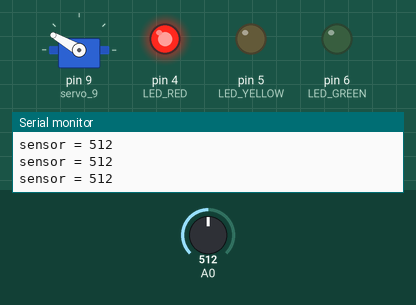
Recording of a sketch running on a simulated Arduino Uno, built with avr-gcc and run on an emulated ATmega328P. Shown: servo, output pins drawn as LEDs (lit = HIGH), the last lines printed to the serial monitor. Inputs (shaded band) come from the test bench; at power-on: A0 = 512.

Above: at 1.2 s.
1.3 s: A0 set to 29
2.8 s: A0 set to 22
At 3.6 s:
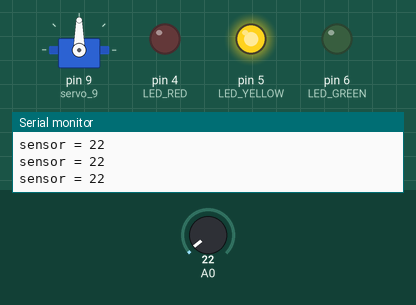
4.3 s: A0 set to 5
At 4.7 s:
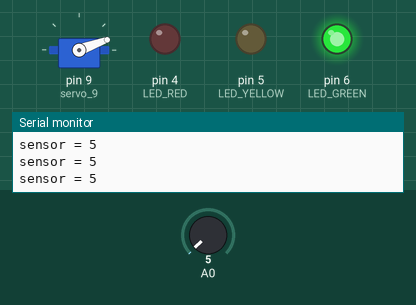
5.8 s: A0 set to 24
At 7.0 s:
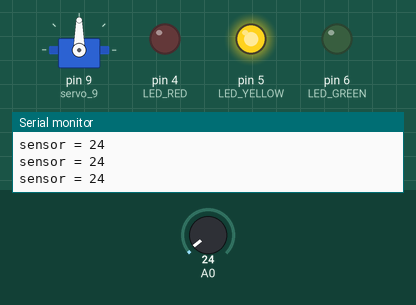
7.3 s: A0 set to 0
At 8.1 s:
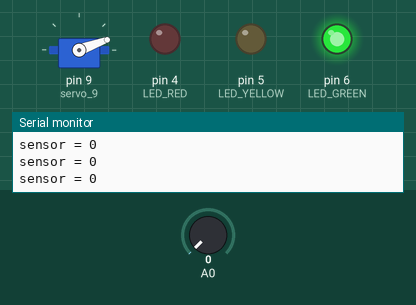
Timing chart, 0 to 9.8 s (numbered marks = the images above; inputs shaded):
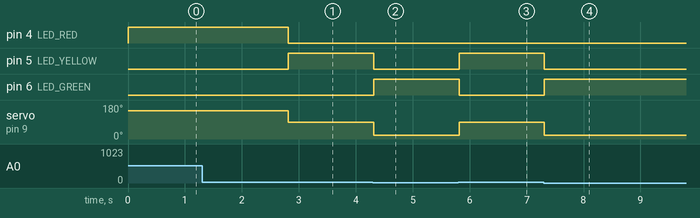

The sketch:

Projekt_13-Servo_Motor-ovn1.ino
```cpp
/*************************************************************************
* Projekt 13 - Servo motor övn1
*
* Fototransistor som är ljusberoende styr och kontrollerar både servo-motor
* och lysdioderna.
* Ja, det blir en simulering av en kontroll lampa för stranden.
**************************************************************************/

// bibliotek <Servo.h> används för att styra med dess funktioner servo-motor.
#include <Servo.h>

// med den här objekt kommer man att kunna anropa en del funktioner från Servo.h
Servo servo_9;

const int LED_GREEN = 6;
const int LED_YELLOW = 5;
const int LED_RED = 4;

void setup()
{
  Serial.begin(9600);

  servo_9.attach(9);

  pinMode(LED_GREEN, OUTPUT);
  pinMode(LED_YELLOW, OUTPUT);
  pinMode(LED_RED, OUTPUT);
}

void loop()
{
  int sensor = analogRead(A0);

  // visar värdet på sensorn på monitor(konsol-fönstret).
  Serial.print("sensor = ");
  Serial.println(sensor);

  // om sensoren är mindre än 15 tänds den gröna lysdioden och motor roterar 20 grader.
  if(sensor < 15 ) // låg
  {
    digitalWrite(LED_GREEN, HIGH);
    digitalWrite(LED_YELLOW, LOW);
    digitalWrite(LED_RED, LOW);
    servo_9.write(20);
    delay(10);
  }

  // om sensoren är större än 14 och mindre än 26, tänds den gula lysdioden och motor roterar 90 grader.
  if(sensor > 14 && sensor < 26 ) // normal
  {
    digitalWrite(LED_GREEN, LOW);
    digitalWrite(LED_YELLOW, HIGH);
    digitalWrite(LED_RED, LOW);
    servo_9.write(90);
    delay(10);
  }

  // om sensoren är större än 25 tänds den röda lysdioden och motor roterar till 150 grader.
  if(sensor > 25 ) // hög
  {
    digitalWrite(LED_GREEN, LOW);
    digitalWrite(LED_YELLOW, LOW);
    digitalWrite(LED_RED, HIGH);
    servo_9.write(150);
    delay(10);
  }
}
```

Measured:
- the behaviour switches between 26 and 25 on A0 (found by bisection; images 0 and 1)
- after the input at 2.8 s, pin 4 (LED_RED): HIGH → LOW at once; pin 5 (LED_YELLOW): LOW → HIGH at once; servo on pin 9 (servo_9): 150° → 90° at once
- after the input at 4.3 s, pin 5 (LED_YELLOW): HIGH → LOW at once; pin 6 (LED_GREEN): LOW → HIGH at once; servo on pin 9 (servo_9): 90° → 20° at once
- after the input at 5.8 s, pin 5 (LED_YELLOW): LOW → HIGH at once; pin 6 (LED_GREEN): HIGH → LOW at once; servo on pin 9 (servo_9): 20° → 90° at once
- after the input at 7.3 s, pin 5 (LED_YELLOW): HIGH → LOW at once; pin 6 (LED_GREEN): LOW → HIGH at once; servo on pin 9 (servo_9): 90° → 20° at once
